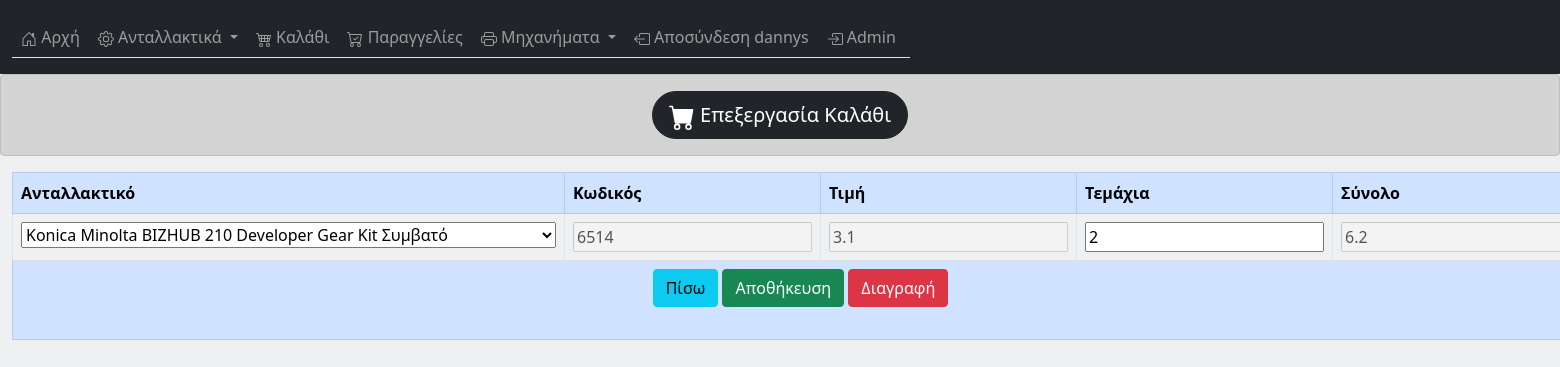
Page /Basket/13 (signed in) on the committed database.
### Basket/models.py (models this page shows, shortened)
class Basket(models.Model):
    basket_id = models.AutoField(primary_key=True, db_column='ID', blank=False,
                                 null=False)  # Field name made lowercase.
    machine = models.ForeignKey(Machines, db_column='machine', blank=False, null=False, on_delete=models.PROTECT)
    ml_code = models.CharField(max_length=30, blank=True, null=True)
    spare_part = models.OneToOneField(SpareParts, db_column='spare_part', blank=False, null=False,
                                      on_delete=models.PROTECT)
    price = models.FloatField(blank=True, null=True)
    pieces = models.IntegerField(blank=True, null=True)
    total = models.FloatField(blank=True, null=True)
    class Meta:
        db_table = 'basket'
        ordering = ['machine']
        verbose_name_plural = 'Ανταλλακτικά'
        verbose_name = 'Ανταλλακτικό'

### Basket/views.py (the view)
# urls.py: path('<int:basket_id>', EditBasket.as_view(), name='edit_basket'),
class EditBasket(LoginRequiredMixin, UpdateView):
    redirect_field_name = ''
    model = Basket
    form_class = EditBasketForm
    template_name = 'Basket/detail.html'
    success_url = reverse_lazy('Basket:basket')
    def get_object(self, ):
        id_ = self.kwargs.get("basket_id")  # apo to urls.py -->> path('<int:machine_id>'....
        return get_object_or_404(Basket, pk=id_, )

### Basket/forms.py (shortened to what this page needs)
class EditBasketForm(forms.ModelForm):
    def __init__(self, *args, **kwargs):
        super(EditBasketForm, self).__init__(*args, **kwargs)
        self.fields['spare_part'].widget.attrs['disabled'] = False
    class Meta:
        model = Basket
        fields = ("spare_part", 'ml_code', "price", "pieces", "total")
    ml_code = forms.CharField(label='Κωδικός', required=False, disabled=True)
    price = forms.FloatField(label='Τιμή', required=False, disabled=True)
    pieces = forms.IntegerField(label='Τεμάχια', required=False)
    total = forms.FloatField(label='Σύνολο', required=False, disabled=True)

### Machines/models.py (called while the page is built)
    def __str__(self):
        return f'{self.model}'

### Spareparts/models.py (called while the page is built)
    def __str__(self):
        return f'{self.Μηχάνημα} {self.description}'

### Basket/templates/Basket/detail.html (shortened to what this page needs)
{% extends 'base.html' %}
{% block content %}
<div class="alert alert-dark" role="alert">
<a class="btn btn-dark btn-lg rounded-pill " href="#">
    Επεξεργασία Καλάθι
</a>
</div>
<div class="container-fluid">
{% load crispy_forms_tags %}
<form method="POST">
    <table class="table table-hover table-bordered justify-content-center" id="data-table">
    <thead>
        <tr class="table-primary">
                <th><label about=""> Ανταλλακτικό </label></th>
                <th>Κωδικός</th>
                <th>Τιμή</th>
                <th>Τεμάχια</th>
                <th>Σύνολο</th>
        </tr>
        </thead>
        <tbody>
        <tr>
            <td>
                <div class="form-group col-md-5 mb-0">
                    {{ form.spare_part}}
                </div>
            </td>
            <td>
                <div class="form-group col-md-5 mb-0">
                    {{ form.ml_code }}
                </div>
            </td>
            <td>
                <div class="form-group col-md-5 mb-0">
                    {{ form.price }}
                </div>
            </td>
             <td>
                <div class="form-group col-md-5 mb-0">
                    {{  form.pieces }}
                </div>
            </td>
            <td>
                <div class="form-group col-md-5 mb-0">
                    {{ form.total }}
                </div>
            </td>
        </tr>
        <tr class="table-primary" align="left">
            <td colspan="5" align="center">
                <button type="button" class="btn btn-info" onclick="goBack()">Πίσω</button>
                <button type="submit" value="Αποθήκευση" class="btn btn-success">Αποθήκευση</button>
                <a role="button" class="btn btn-danger" href="{% url 'Basket:delete_basket' form.instance.pk %}">Διαγραφή</a>
                <br><br>
            </td>
        </tr>
        </tbody>
    </table>
</form>
</div>
{% endblock content %}

### templates/navbar.html (shortened to what this page needs)
<nav class="navbar navbar-dark navbar-expand-xxl bg-dark py-3">
    <div class="container-fluid">
          <ul class="navbar-nav nav-tabs">
            <li class="nav-item">
              <a class="nav-link" aria-current="page" href="{% url 'home:home' %}">
                Αρχή
              </a>
            </li>
            <li class="nav-item dropdown">
              <a class="nav-link dropdown-toggle" data-toggle="dropdown" href="#" role="button" aria-haspopup="true" aria-expanded="false">
                Ανταλλακτικά
              </a>
            </li>
            <li class="nav-item mr-auto">
              <a class="nav-link" href="{% url 'Basket:basket' %}">
                  Καλάθι
              </a>
            </li>
              <li class="nav-item mr-auto">
              <a class="nav-link" href="{% url 'Orders:orders' %}">
                  Παραγγελίες
              </a>
            </li>
            <li class="nav-item dropdown">
              <a class="nav-link dropdown-toggle" data-toggle="dropdown" href="#" role="button" aria-haspopup="true" aria-expanded="false">
                Μηχανήματα
              </a>
            </li>
            <li class="nav-item mr-auto">
                {% if request.user.is_authenticated %}
                  <a class="nav-link" href="{% url 'login:logout' %}">
                    Αποσύνδεση {{ request.user }}
                  </a>
                {% else %}
                  <a class="nav-link" href="{% url 'login:login' %}">Σύνδεση </a>
                {% endif %}
            </li>
                <li class="nav-item mr-auto">
                        {% if request.user.is_superuser%}
                            <a class="nav-link" href="{% url 'admin:index' %}">
                                Admin
                            </a>
                        {% endif %}
        </ul>
    </div>
</nav>

### static/Calendar/css/styles.css (style rules this page uses)
ul { height: 100%; padding: 0px 5px 0px 20px; }
a { color: #17a2b8; }

### rows in the picture
Basket: spare_part "Konica Minolta BIZHUB 210 Developer Gear Kit Συμβατό", ml_code "6514", price "3.1", pieces "2", total "6.2"

### other values in the picture
{{ request.user }} "dannys"
